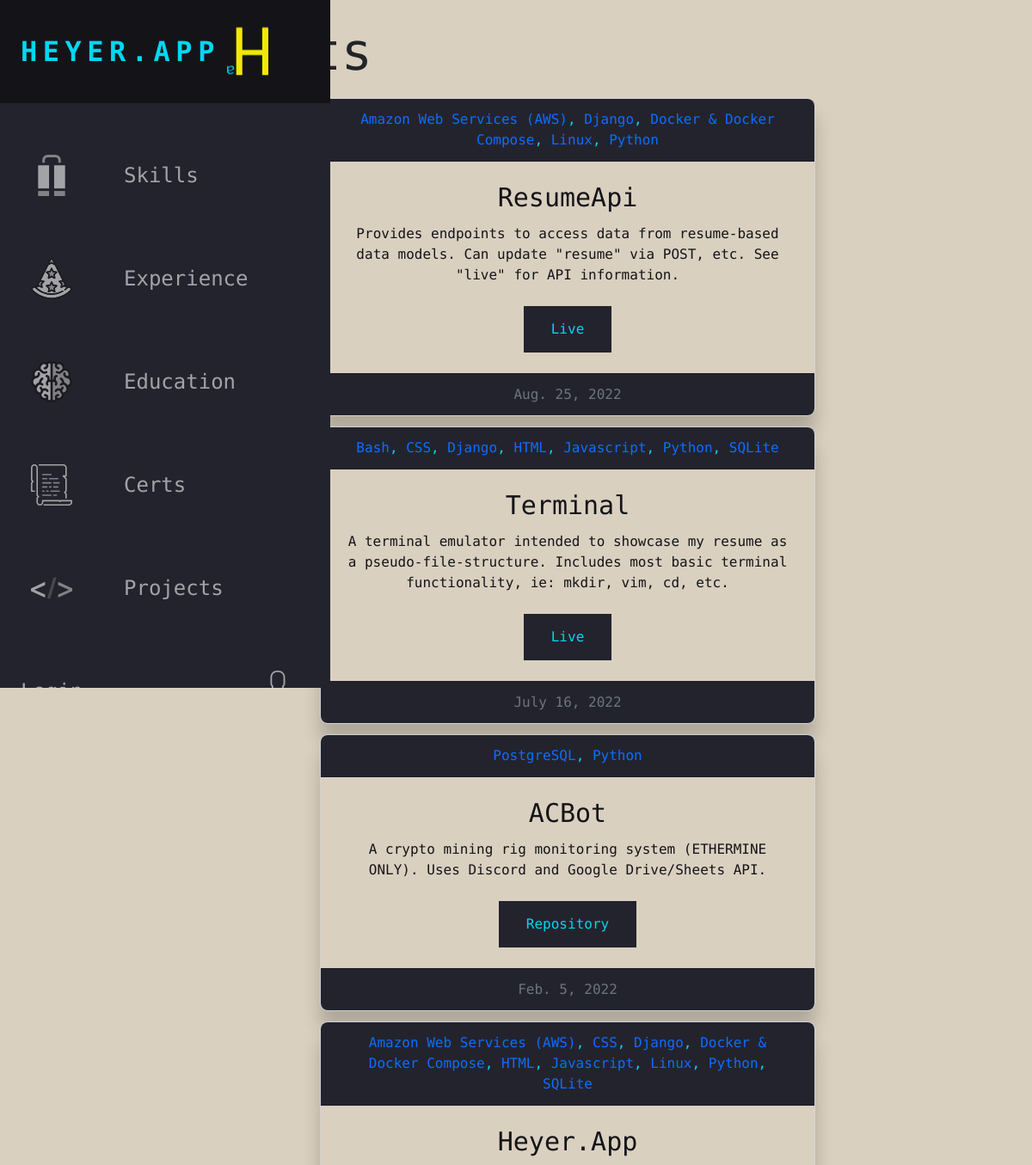
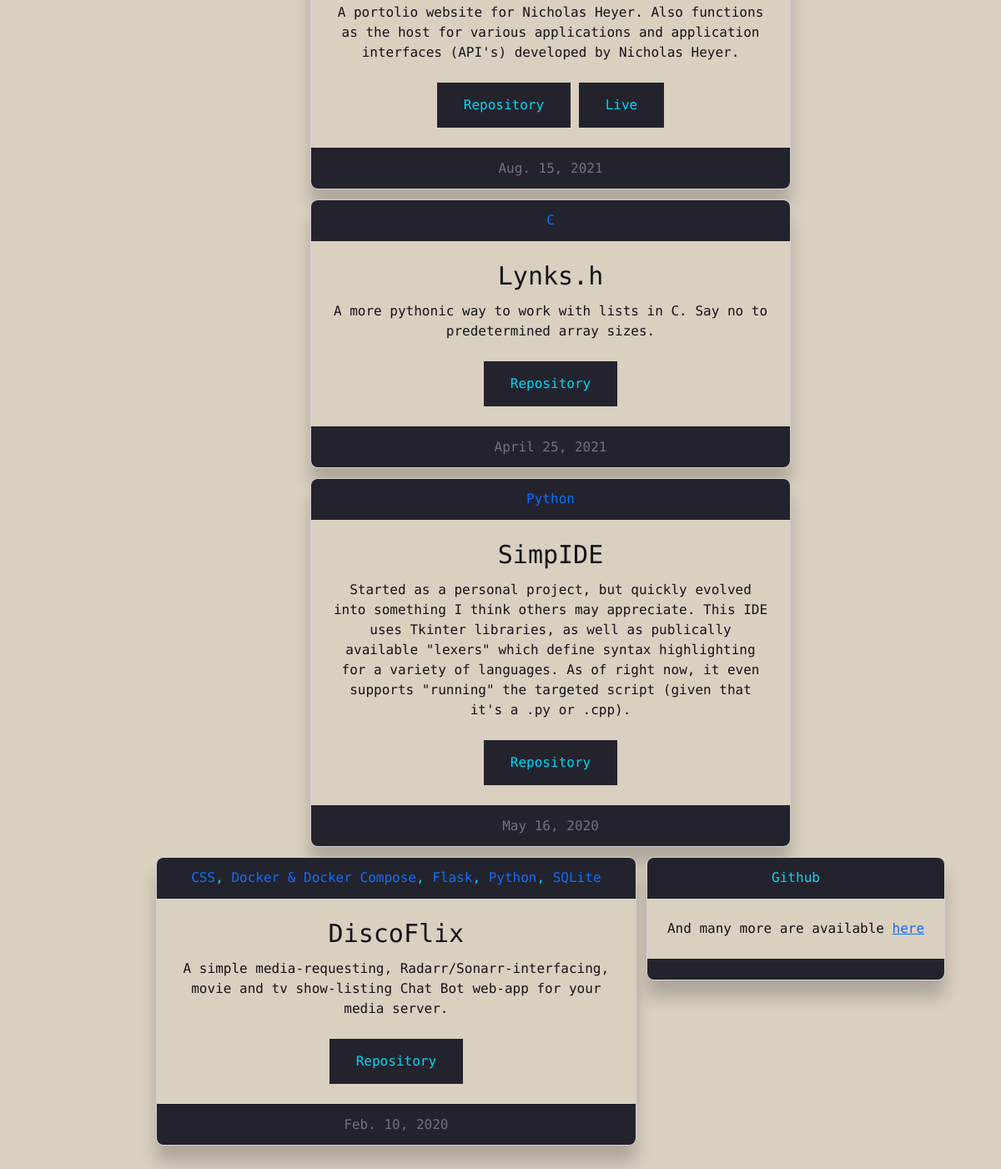
/projects/, run on the app's committed database (2 pictures, top to bottom).
### Portfolio/models.py (models this page shows, shortened)
class Skill(models.Model):
    name = models.CharField(verbose_name="Name", max_length = 256, name = "name")
    years = models.IntegerField(verbose_name="Years", name="years")
    link = models.URLField(verbose_name="Link", max_length=256, default= "https://heyer.app")
    image = models.URLField(verbose_name="Image", max_length=256, default="https://via.placeholder.com/60C/O")
    class Meta:
        ordering = ["name", "years"]
        verbose_name = "Skill"
        verbose_name_plural = "Skills"

class Project(models.Model):
    name = models.CharField(verbose_name="Name", max_length =256, name = "name")
    description = models.CharField(verbose_name="Description", max_length = 2048, name = "description", default=None)
    year_created = models.DateField(verbose_name="Year Created", name = "year_created", default=now)
    repository = models.URLField(verbose_name="Repository", max_length=256, default=None, name="repository", blank=True)
    live_demo = models.URLField(verbose_name="Live Demo", max_length=256, default=None, name="live_demo", blank=True)
    skills_used = models.ManyToManyField(Skill, verbose_name="Skills Used", name="skill_used",blank=True, default=None, related_name="skills")
    class Meta:
        ordering = ["year_created"]
        verbose_name = "Project"
        verbose_name_plural = "Projects"

### Portfolio/views.py (the view)
# urls.py: path("projects/", views.Projects.as_view(), name="projects"),
class Projects(ListView):
    model = models.Project
    template_name = "Portfolio/projects.html"

### Portfolio/templates/Portfolio/projects.html (shortened to what this page needs)
{% extends "base.html" %}
{% block head %}
<link href="https://cdn.jsdelivr.net/npm/bootstrap@5.2.1/dist/css/bootstrap.min.css" rel="stylesheet">
{% endblock %}
{% block content %}
  <main>
    <h1>Projects </h1>
<div class="divParent">
  <div class="divContainer">
    {% for item in object_list reversed %}
    <div class="biz-card simple-border-shadow card text-center">
      <div class="biz-card-hf card-header">
        {% for skill in item.skill_used.all %}<a href="{{skill.link}}" style="text-decoration:none">{{skill.name}}</a>{% if not forloop.last %}, {% endif %}{% endfor %}
      </div>
      <div class="biz-card-body card-body">
        <h5 class="card-title">{{item.name }}</h5>
        <p class="card-text">{{item.description}}</p>
        {% if item.repository %}
        <a href="{{item.repository}}" class="button">Repository</a>
        {% endif %}
        {% if item.live_demo %}
        <a href="{{item.live_demo}}" class="button">Live</a>
        {% endif %}
      </div>
      <div class="biz-card-hf card-footer text-muted">
        {{item.year_created}}
      </div>
    </div>
    {% endfor %}
    <div class="biz-card simple-border-shadow card text-center" style="height:fit-content !important;">
      <div class="biz-card-hf card-header">
        Github
      </div>
      <div class="biz-card-body card-body">
        <p class="card-text">And many more are available <a href="https://github.com/nickheyer?tab=repositories">here</a></p>
      </div>
      <div class="biz-card-hf card-footer text-muted">
      </div>
    </div>
  </div>
</div>
  </main>
{% endblock %}

### Portfolio/templates/base.html (shortened to what this page needs)
<!DOCTYPE html>
<html>
    <head>
        {% load static %}
        <link rel="stylesheet" href="{% static 'Portfolio/css/style.css' %}">
        {% block head %}
        {% endblock %}
    </head>
    <body>
        <nav class="nnavbar">
            <ul class="nnavbar-nav">
              <li class="logo">
                <a href="{% url 'home' %}" class="nnav-link">
                  <span class="link-text logo-text">Heyer.App</span>
                </a>
              </li>
              <li class="nnav-item">
                <a href="{% url 'skills' %}" class="nnav-link">
                  <span class="link-text">Skills</span>
                </a>
              </li>
              <li class="nnav-item">
                <a href="{% url 'experience' %}" class="nnav-link">
               <span class="link-text">Experience</span>
                </a>
              </li>
              <li class="nnav-item">
                <a href="{% url 'education' %}" class="nnav-link">
                  <span class="link-text">Education</span>
                </a>
              </li>
              <li class="nnav-item">
                <a href="{% url 'certifications' %}" class="nnav-link">
               <span class="link-text">Certs</span>
                </a>
              </li>
              <li class="nnav-item">
                <a href="{% url 'projects' %}" class="nnav-link">
               <span class="link-text">Projects</span>
                </a>
              </li>
              <li class="nnav-item">
                <a
                {% if user.is_authenticated %}
                  href="{% url 'logout' %}"
                {% else %}
                  href="{% url 'login' %}"
                {% endif %}
                class="nnav-link">
                  {% if user.is_authenticated %}
                  <span class="link-text centered-center">{{user.username|title}}</span>
                  <svg version="1.1" id="Layer_1" xmlns="http://www.w3.org/2000/svg" xmlns:xlink="http://www.w3.org/1999/xlink" x="0px" y="0px"
                  viewBox="0 0 512 512" style="enable-background:new 0 0 512 512;" xml:space="preserve">
                  <g class="fa-group">
                    <path class="fa-secondary" fill="currentColor" d="M432.595,338.7c-46.4-38.1-96.4-64.6-112.6-72.7v-68.5c10.2-8.7,16.1-21.4,16.1-35V82.2
                      c0-45.3-36.9-82.2-82.2-82.2h-17.3c-45.3,0-82.2,36.9-82.2,82.2v80.2c0,13.6,5.9,26.3,16.1,35v68.5
                      c-16.1,8.1-66.1,34.6-112.6,72.7c-11.3,9.3-17.8,23-17.8,37.7v55c0,5.5,4.4,9.9,9.9,9.9s9.9-4.4,9.9-9.9v-55
                      c0-8.7,3.8-16.9,10.5-22.4c49-40.2,102.1-67,112.2-72c4.7-2.3,7.5-6.9,7.5-12.1v-77.4c0-3.3-1.7-6.4-4.4-8.2
                      c-7.3-4.9-11.7-13.1-11.7-21.9V82.2c0-34.4,28-62.4,62.4-62.4h17.3c34.4,0,62.4,28,62.4,62.4v80.2c0,8.8-4.4,17-11.7,21.9
                      c-2.8,1.8-4.4,4.9-4.4,8.2v77.4c0,5.2,2.9,9.8,7.6,12.1c10.2,5,63.3,31.8,112.2,72c6.7,5.5,10.5,13.7,10.5,22.4v55
                      c0,5.5,4.4,9.9,9.9,9.9s9.9-4.4,9.9-9.9v-55C450.395,361.7,443.895,348,432.595,338.7z"/>
                    <path class="fa-primary" fill="currentColor" d="M301.295,375.4c-3.9-3.9-10.1-3.9-14,0l-41.9,42l-41.9-41.9c-3.9-3.9-10.1-3.9-14,0s-3.9,10.1,0,14
                      l41.9,41.9l-41.9,41.9c-3.9,3.9-3.9,10.1,0,14c1.9,1.9,4.5,2.9,7,2.9s5.1-1,7-2.9l41.9-41.9l41.9,41.9c1.9,1.9,4.5,2.9,7,2.9
                      s5.1-1,7-2.9c3.9-3.9,3.9-10.1,0-14l-41.9-41.9l41.9-41.9C305.195,385.6,305.195,379.3,301.295,375.4z"/>
                  </g>
                  </svg>
                  {% else %}
                  <span class="link-text centered-center">Login</span>
                  {% endif %}
                </a>
              </li>
            </ul>
          </nav>
        {% block content %}
        {% endblock %}
    </body>
</html>

### Portfolio/static/Portfolio/css/style.css (style rules this page uses)
* { font-family: 'Source Code Pro' !important; }
.card { position: inherit !important; }
.centered-center { margin:auto; width:auto; text-align: center; }
.divParent { width: 100%; }
.divContainer { display: flex; flex-direction: row; flex-wrap: wrap; width:auto; margin:auto; justify-content: center; }
.button { font-weight: normal; font-family: 'Source Code Pro' !important; background-color: var(--bg-primary); border: none; color: var(--text-secondary); padding: 15px 32px; text-align: center; text-decoration: none; display: inline-block; font-size: 16px; transition-duration: 0.4s; -webkit-appearance: none; -moz-appearance: none; appearance: none; border-radius: 0; }
.simple-border-shadow { border: 2px solid var(--bg-secondary); box-shadow: 0 20px 20px rgba(0, 0, 0, 0.2); }
.biz-card { max-width:24rem; margin: 0.25rem; font-size: 16px; color: var(--bg-secondary); }
.biz-card-hf { background-color: var(--bg-primary) !important; color: var(--text-secondary) !important; }
.biz-card-body { background-color: var(--body-primary); }
:root { font-size: 24px; font-family: 'Source Code Pro' !important; --text-primary: #f2e900 ; --text-secondary: #02d7f2; --bg-primary: #23232e; --bg-secondary: #141418; --body-primary: #dad0c0; --transition-speed: 600ms; }
body { color: #23232e; background-color: var(--body-primary) !important; margin: 0; padding: 0; }
main { margin-left: 5rem; padding: 1rem; }
.nnavbar { z-index: 99 !important; position: fixed; background-color: var(--bg-primary); transition: width 600ms ease; overflow: auto; }
.nnavbar-nav { color:var(--bg-primary); list-style: none; padding: 0; margin: 0; display: flex; flex-direction: column; align-items: center; height: 100%; }
.nnav-item { width: 100%; }
.nnav-item:last-child { margin-top: auto; }
.nnav-link { display: flex; align-items: center; height: 5rem; color: var(--text-primary); text-decoration: none; filter: grayscale(100%) opacity(0.7); transition: var(--transition-speed); }
.link-text { display: none; margin-left: 1rem; }
.nnav-link svg { width: 2rem; min-width: 2rem; margin: 0 1.5rem; }
.logo { font-weight: bold; text-transform: uppercase; margin-bottom: 1rem; text-align: center; color: var(--text-secondary); background: var(--bg-secondary); font-size: 1.5rem; letter-spacing: 0.3ch; width: 100%; }
.logo svg { transform: rotate(0deg); transition: var(--transition-speed); }
.logo-text { display: inline; position: absolute; left: -999px; transition: var(--transition-speed); font-size: 32px; }
@media only screen and (min-width: 600px) { .nnavbar { top: 0; width: 5rem; height: 100vh; } }

### data on the page
Project: name "ResumeApi", description "Provides endpoints to access data from resume-based data models. Can update \"resume\" via POST, etc. See \"live\" for API information.", year_created "Aug. 25, 2022"
Skill: name "Amazon Web Services (AWS)"
Skill: name "Django"
Skill: name "Docker & Docker Compose"
Skill: name "Linux"
Skill: name "Python"
Project: name "Terminal", description "A terminal emulator intended to showcase my resume as a pseudo-file-structure. Includes most basic terminal functionality, ie: mkdir, vim, cd, etc.", year_created "July 16, 2022"
Skill: name "Bash"
Skill: name "CSS"
Skill: name "HTML"
Skill: name "Javascript"
Skill: name "SQLite"
Project: name "ACBot", description "A crypto mining rig monitoring system (ETHERMINE ONLY). Uses Discord and Google Drive/Sheets API.", year_created "Feb. 5, 2022"
Skill: name "PostgreSQL"
Project: name "Heyer.App", description "A portolio website for Nicholas Heyer. Also functions as the host for various applications and application interfaces (API's) developed by Nicholas Heyer.", year_created "Aug. 15, 2021"
Project: name "Lynks.h", description "A more pythonic way to work with lists in C. Say no to predetermined array sizes.", year_created "April 25, 2021"
Skill: name "C"
Project: name "SimpIDE", description "Started as a personal project, but quickly evolved into something I think others may appreciate. This IDE uses Tkinter libraries, as well as publically available \"lexers\" which define syntax highlighting for a variety of languages. As of right now, it even supports \"running\" the targeted script (given that it's a .py or .cpp).", year_created "May 16, 2020"
Project: name "DiscoFlix", description "A simple media-requesting, Radarr/Sonarr-interfacing, movie and tv show-listing Chat Bot web-app for your media server.", year_created "Feb. 10, 2020"
Skill: name "Flask"
